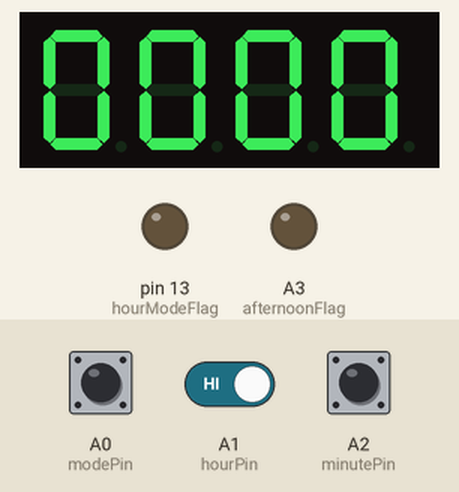
Recording of a sketch running on a simulated Arduino Uno, built with avr-gcc and run on an emulated ATmega328P. Parts: 4-digit seven-segment display, output pins drawn as LEDs (lit = HIGH). Wiring (inferred from the names in the program): BCD to 7-segment decoder: data pin 2, pin 3, pin 4, pin 5; 4-digit 7-segment display, segments lit when HIGH: segments Q0, Q1, Q2, Q3, Q4, Q5, Q6; digit selects pin 6, pin 7, pin 8, pin 9. The inputs (shaded band) are chosen by the test bench; at power-on: A0 (modePin) HIGH, A1 (hourPin) HIGH, A2 (minutePin) HIGH. The segment pins are drawn as the display they are named for; pins used as bus, display or sensor lines are not drawn.

Above: at 1.2 s.
1.3 s: A0 (modePin) pulled LOW for 0.15 s
At 1.6 s:
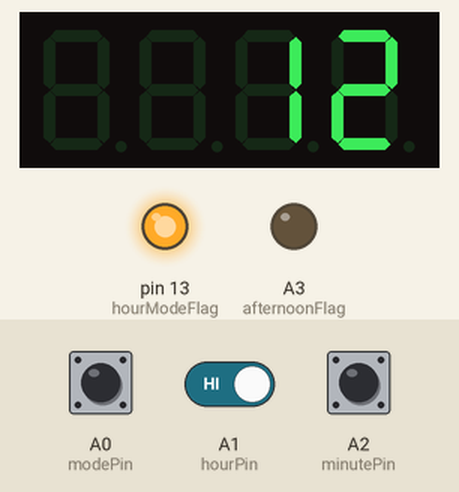
4.4 s: A1 (hourPin) driven LOW
At 5.2 s:
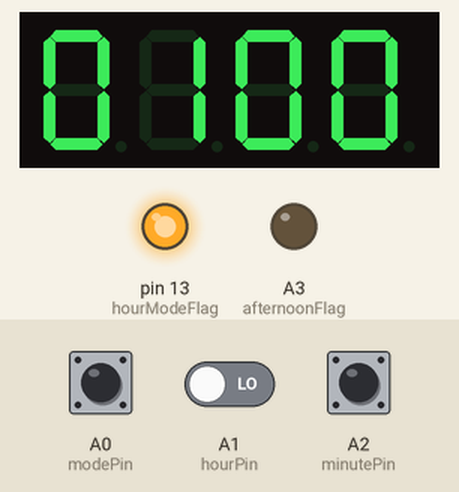
5.9 s: A2 (minutePin) pulled LOW for 0.15 s
At 6.3 s:
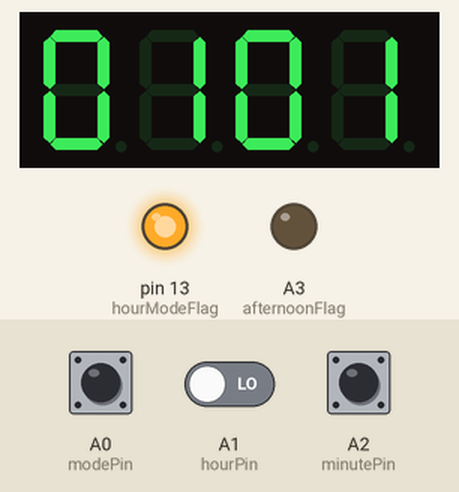
7.5 s: A0 (modePin) pulled LOW for 1 s
At 8.7 s:
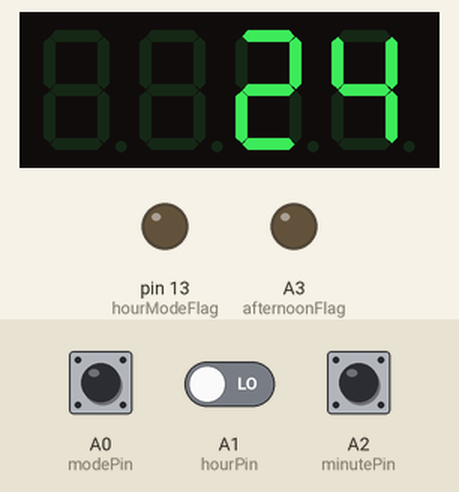
11.5 s: A2 (minutePin) pulled LOW for 1 s
At 13.0 s:
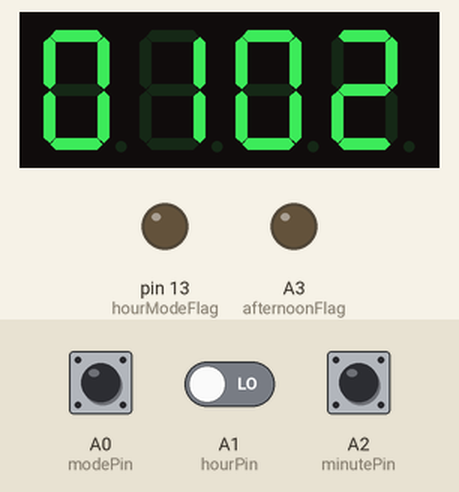
Timing chart, 0 to 14.5 s (numbered marks = the images above; inputs shaded):
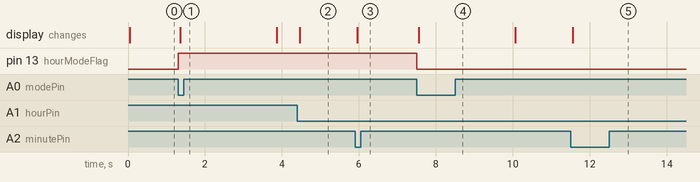

Measured:
- after the input at 1.3 s, pin 13 (hourModeFlag): LOW → HIGH at once; the display: changes after 0.06 s (image 1)
- after the input at 4.4 s, the display: changes after 0.06 s (image 2)
- after the input at 5.9 s, the display: changes after 0.06 s (image 3)
- after the input at 7.5 s, pin 13 (hourModeFlag): HIGH → LOW at once; the display: changes after 0.06 s (image 4)
- after the input at 11.5 s, the display: changes after 0.06 s (image 5)

The sketch:

nixie-clock-atmega8-dev-board-firmware-v1.3.ino
```cpp
// -------------------------------------------------------------------------------------- //
//                                ATmega8 clock firmware                                  //
//                               Test software version 1.3                                //
//                          Used in strip board protoype for ISP                          //
// -------------------------------------------------------------------------------------- //

bool colonState = false;                                             // Tracks the state of the colon seperator
bool prevColonState = false;                                         // Tracks the state colon was previously
bool resetButtonState = false;                                       // Tracks the state of the button
bool prevResetButtonState = false;                                   // Tracks the state button was previously
bool minuteButtonState = false;                                      // Tracks the state of the button
bool prevMinuteButtonState = false;                                  // Tracks the state button was previously
bool hourButtonState = false;                                        // Tracks the state of the button
bool prevHourButtonState = false;                                    // Tracks the state button was previously
bool modeButtonState = false;
bool prevModeButtonState = false;
bool afternoon = false;                                              // track the state of the hour mode setting
bool twelveHourMode = false;                                         // What hour format are we in
bool showMode = false;                                               // Show mode we are in or not?

byte digits[6] = {0, 0, 0, 0, 0, 0};                                 // Digits to display
byte counterSeconds = 0;                                             // Current seconds
byte counterMinutes = 0;                                             // current minutes
byte counterHours = 0;                                               // current hours
byte currentDigit = 0;                                               // Digit active - 0 to 5
byte twoDigitMultiplexCycle = 0;                                     // How many times through function are we?
byte twoDigitMultiplexIndex = 0;                                     // Which digit in function are we on?

const byte twoDigitMultiplexDuty = 3;
const byte bcdCodes[10][4] = {                                       // Array for BCD value of numbers
  {0,0,0,0}, // 0
  {1,0,0,0}, // 1
  {0,1,0,0}, // 2
  {1,1,0,0}, // 3
  {0,0,1,0}, // 4
  {1,0,1,0}, // 5
  {0,1,1,0}, // 6
  {1,1,1,0}, // 7
  {0,0,0,1}, // 8
  {1,0,0,1}  // 9
};

const int bcdPins[4] = {2, 3, 4, 5};                                 // BCD output pins
const int digitPins[6] = {6, 7, 8, 9, 10, 11};                       // Cathode pins
const int colonPin = 12;                                             // decimal point pin
//const int resetPin = A3;                                             // reset button input pin
const int hourPin = A1;                                              // hour increment input pin
const int minutePin = A2;                                            // minute increment input pin
const int modePin = A0;                                              // 12 or 12 hour mode selection
const int afternoonFlag = A3;
const int hourModeFlag = 13;

const unsigned int refreshInterval = 1000;                           // microseconds to display each digit (1mS)
const unsigned int timerInterval = 1000;                             // milliseconds for definition of a second (1000mS)
const unsigned int colonInterval = 500;                              // milliseconds for colon off/on time (500mS)
const unsigned int debounceDelay = 150;                              // time after button press to ignore inputs
const unsigned int showModeDuration = 2500;                          // how long to show which hour mode we switched too

unsigned long previousMicros = 0;                                    // last update time of multiplex
unsigned long previousMillis = 0;                                    // last update time of seconds count
unsigned long previousMillisColon = 0;                               // last update time of DP
unsigned long minuteButtonPrevPush = 0;                              // time when minute button was pressed last
unsigned long hourButtonPrevPush = 0;                                // time when hour button was pressed last
unsigned long modeButtonPrevPush = 0;                                // time when mode button was pressed last
unsigned long showModeStart = 0;                                     // when did we start showing hour mode on display

// ---------------------------------------------------- One time setup ------------------------------------------------------------------ //

void setup() {

     for (int i = 0; i < 4; i++) {
        pinMode(bcdPins[i], OUTPUT);                                  // use bcdPins const values as pin numbers
        pinMode(digitPins[i], OUTPUT);                                // use digitPins const values as pin numbers
        pinMode(colonPin, OUTPUT);                                    // decimal point between minutes and seconds
        //pinMode(resetPin, INPUT_PULLUP);
        pinMode(minutePin, INPUT_PULLUP);
        pinMode(modePin, INPUT_PULLUP);
        pinMode(afternoonFlag, OUTPUT);                               // debug only
        pinMode(hourModeFlag, OUTPUT);                                // debug only
        digitalWrite(digitPins[i], LOW);                              // set all digitPins off
        digitalWrite(colonPin, LOW);
  }
}

// ---------------------------------------------------- show hour mode when toggled ---------------------------------------------------- //

void hourModeDisplay() {

    if (showMode && (millis() - showModeStart > showModeDuration)) {
        showMode = false;                                              // time expired, go back to normal display
}

    if (showMode) {
        if (twelveHourMode) {
                                                                       // Display "12" on left two digits, blank others
           digits[0] = 0;                                              // 0 here = blank if your hardware supports it, otherwise set to 0
           digits[1] = 0;
           digits[2] = 1;
           digits[3] = 2;
           digits[4] = 0;
           digits[5] = 0;
        } else {
                                                                       // Display "24"
           digits[0] = 0;
           digits[1] = 0;
           digits[2] = 2;
           digits[3] = 4;
           digits[4] = 0;
           digits[5] = 0;
        }
    }
}

// ---------------------------------------------------- development debug -------------------------------------------------------------- //

void debugLED() {

  digitalWrite(afternoonFlag, afternoon);
  digitalWrite(hourModeFlag, twelveHourMode);

}

// ---------------------------------------------------- hour button handler ------------------------------------------------------------- //

void hourButtonHandler() {

  counterHours = (counterHours + 1) % 24;                              // increment safely, wrap at 24, else counts past 24 and must wait

  digits[0] = counterHours / 10;                                       // until timer function picks up for us, this does it immedietly
  digits[1] = counterHours % 10;
}


// ---------------------------------------------------- minute button handler ----------------------------------------------------------- //

void minuteButtonHandler() {

  counterMinutes = (counterMinutes + 1) % 60;                          // increment safely, wrap at 60, else counts past 60 and must wait
  digits[2] = counterMinutes / 10;                                     // until timer function picks up for us, this does it immedietly
  digits[3] = counterMinutes % 10;
}

// ---------------------------------------------------- reset button handler ------------------------------------------------------------ //

void resetHandler() {

    counterSeconds = 0;                                                // reset counters
    counterMinutes = 0;
    counterHours = 0;
    digits[0] = 0;                                                     // reset digits loaded into multiplex routine
    digits[1] = 0;
    digits[2] = 0;
    digits[3] = 0;
    digits[4] = 0;
    digits[5] = 0;
    previousMillis = millis();                                         // reset comparison time
    previousMillisColon = millis();
    colonState = false;                                                // forces colon into known state for restart
}

// ---------------------------------------------------- multiplex showMode ------------------------------------------------------------- //

void showModeMultiplex() {

// ===================================================================================================================================== //
//
// This function is here to correct the brightness increase when only showing two digits. With 2 digits, each get a duty of (100/2)%
// This compared to (100/6)% causes a brightness increase. This function cycles through the unused digits as if they were being displayed.
// The time for time the loops where digits are not displayed, is not the same as for when they are being displayed. This is due to the
// digitalWrites not being done. The difference is minimal and I can't tell a difference. It works well enough. Written with the help of
// AI and me sanity checking what is going on as it couldn't get it quite right. I'm slowly learning and less dependant on AI from when
// I started this. The function could be a lot simpler if I had spare output pins to blank the CD4511. I do have spare pins, but I don't
// want to waste them on a such little used function as the hour mode display.
//
// ===================================================================================================================================== //

    if (micros() - previousMicros >= refreshInterval) {                 // Check time passed since digit was activated
        previousMicros += refreshInterval; {                            // drew code appplied here too from timer func
            digitalWrite(digitPins[0], LOW);
            digitalWrite(digitPins[1], LOW);
            digitalWrite(digitPins[2], LOW);
            digitalWrite(digitPins[3], LOW);
            digitalWrite(digitPins[4], LOW);
            digitalWrite(digitPins[5], LOW);
        }

        int digitPin = 2  + twoDigitMultiplexIndex;                     // setup interger and assign value of 2 + twoDigitMultiplexIndex eg 2+0=2
        int num = digits[digitPin];                                     // setup interger num as number from byte selected from above

        for (int j = 0; j < 4; j++) {                                   // Count through BCD outputs as in normal multiplex function
            digitalWrite(bcdPins[j], bcdCodes[num][j]);
        }

        twoDigitMultiplexCycle++;                                       // Increment cycle count for this function
        if (twoDigitMultiplexCycle >= twoDigitMultiplexDuty) {          // If it's greater than the duty cycle const
            twoDigitMultiplexCycle = 0;                                 // then 0
        }
        if (twoDigitMultiplexCycle == 0) {                              // If we are at 0, then we can display some digits.
            digitalWrite(digitPins[digitPin], HIGH);                    // Whenever on cycle 1 or 2, no digits displayed. keeps brightness correct
        }

        twoDigitMultiplexIndex++;                                       // increment the count for which digit to display
        if (twoDigitMultiplexIndex > 1) {                               // if we are past 1, then reset
            twoDigitMultiplexIndex = 0;
        }

        bool colonOutputRequired = (!colonState && !resetButtonState);  // Checks if time up and change colon state
        if (colonOutputRequired != prevColonState) {                    // colonstate already worked out, much faster and in time
            digitalWrite(colonPin, colonOutputRequired ? HIGH : LOW);   // only perform digitalwrite when needed, not every loop
            prevColonState = colonOutputRequired;                       // saves cpu time
        }
    }
}

// ---------------------------------------------------- multiplexing routine ------------------------------------------------------------ //

void multiplex() {

    if (micros() - previousMicros >= refreshInterval) {                 // Check time passed since digit was activated
        previousMicros += refreshInterval; {                            // drew code appplied here too from timer func
            digitalWrite(digitPins[0], LOW);
            digitalWrite(digitPins[1], LOW);
            digitalWrite(digitPins[2], LOW);
            digitalWrite(digitPins[3], LOW);
            digitalWrite(digitPins[4], LOW);
            digitalWrite(digitPins[5], LOW);
            }

       int num = digits[currentDigit];                                    // Load BCD for current digit
       for (int i = 0; i < 4; i++) {
            digitalWrite(bcdPins[i], bcdCodes[num][i]);
            }

       bool colonOutputRequired = (!colonState && !resetButtonState);     // Checks if time up and change colon state
       if (colonOutputRequired != prevColonState) {                       // colonstate already worked out, much faster and in time
            digitalWrite(colonPin, colonOutputRequired ? HIGH : LOW);     // only perform digitalwrite when needed, not every loop
            prevColonState = colonOutputRequired;                         // saves cpu time
            }

       digitalWrite(digitPins[currentDigit], HIGH);                       // Turn display on for new digit
       currentDigit++;                                                    // Cycle to next digit

       if (currentDigit >= 6) {
            currentDigit = 0;
            }
    }
}
// ---------------------------------------------------- Count one second routine & assign digits ---------------------------------------- //

void timer() {

    byte displayHours = counterHours;

    if (millis() - previousMillis >= timerInterval) {                  // if current time - previous time greater than timerinterval
    previousMillis += timerInterval;                                   // timerinterval added to previousmillis
    counterSeconds++;                                                  // loop execution time is unknown
    }

    if (counterSeconds >= 60) {                                        // if 60 seconds pass, wrap around and increment minutes
      counterSeconds = 0;
      counterMinutes++;
    }
                                                                       // convert counter values
    digits[4] = (counterSeconds / 10) % 10;                            // divide counter by 10, divide by 10, give remainder
    digits[5] = (counterSeconds % 10);                                 // divide by 10, give remainder

    if (counterMinutes >= 60) {                                        // if 60 minutes pass, wrap around and increment hours
      counterMinutes = 0;
      counterHours++;
    }

    digits[2] = (counterMinutes / 10) % 10;                            // divide counter by 10, divide by 10, give remainder
    digits[3] = (counterMinutes % 10);                                 // divide by 10, give remainder

    if (twelveHourMode && counterHours > 12) {
      displayHours -= 12;
    }

    if (twelveHourMode && counterHours == 0) {
      displayHours = 12;
    }

    if (counterHours >= 12 && counterHours <= 23) {
      afternoon = true;
    } else {
      afternoon = false;
    }

    digits[0] = (displayHours / 10) %10;                               // divide counter by 10, divide by 10, give remainder
    digits[1] = (displayHours % 10);                                   // divide by 10, give remainder

}

// --------------------------------------------------- Colon timer ---------------------------------------------------------------------- //

void blinkColon() {
                                                                        // figure out colon state out of multiplex loop for timing
  unsigned long now = millis();                                         // with the state known before going into the loop

  if (now - previousMillisColon < colonInterval) return;
      previousMillisColon = now;
      colonState = !colonState;
}

// ---------------------------------------------------- Main program -------------------------------------------------------------------- //

void loop() {

  unsigned long currentButtonReferenceTime = millis();                  // log time into variable for comparing with last time button pressed

  if (!showMode) {
    multiplex();
  } else {
    showModeMultiplex();
  }

  blinkColon();

//    resetButtonState = !digitalRead(resetPin);
//    if (resetButtonState && !prevResetButtonState) {
//      resetHandler();
//  } prevResetButtonState = resetButtonState;

    modeButtonState = !digitalRead(modePin);
    if (modeButtonState && !prevModeButtonState && (currentButtonReferenceTime - modeButtonPrevPush > debounceDelay)) {
      twelveHourMode = !twelveHourMode;
      modeButtonPrevPush = currentButtonReferenceTime;
      showMode = true;
      showModeStart = millis();
  } prevModeButtonState = modeButtonState;

    minuteButtonState = !digitalRead(minutePin);
    if (minuteButtonState && !prevMinuteButtonState && (currentButtonReferenceTime - minuteButtonPrevPush > debounceDelay)) {
      minuteButtonHandler();
      minuteButtonPrevPush = currentButtonReferenceTime;
  } prevMinuteButtonState = minuteButtonState;

// ++++++++++++++++++++++++++++++++++++++++++++++++++++++++++++++++++++++++++++++++++++++++++++++++++++++++++++++++++++++++++++++++++++++ //
// unsigned long currentButtonReferenceTime = millis();
//
//    grab current time at start of loop running, stick it in currentButtonReferenceTime
//
// minuteButtonState = !digitalRead(minutePin);
//
//    each time loop function runs, the IO register is read. The inverse of its state is set into minuteButtonState
//
// if (minuteButtonState && !prevMinuteButtonState && (currentButtonReferenceTime - minuteButtonPrevPush > debounceDelay)) {
//
//    if the button state is true and the previous button state is false and, when the loop ran it grabbed current time - time when button
//    was last pressed, is greater than 50, goto function.
//    eg. 400ms system time - 20ms system time at last push = 380ms > 50ms, then goto function
//
// minuteButtonPrevPush = currentButtonReferenceTime;
//
//    After running function of button handler, the time of this latest button push is saved in minuteButtonPrevPush.
//
// } prevMinuteButtonState = minuteButtonState;
//
//    Regardless of if the function ran or not, the previous button state is recorded to whatever the current state is.
//    Every loop without button pressed will record that no button is pressed. This makes the previous logic only work once per loop.
// ++++++++++++++++++++++++++++++++++++++++++++++++++++++++++++++++++++++++++++++++++++++++++++++++++++++++++++++++++++++++++++++++++++++ //

      hourButtonState = !digitalRead(hourPin);
    if (hourButtonState && !prevHourButtonState && (currentButtonReferenceTime - hourButtonPrevPush > debounceDelay)) {
      hourButtonHandler();
      hourButtonPrevPush = currentButtonReferenceTime;
  } prevHourButtonState = hourButtonState;

  timer();
  hourModeDisplay();
  debugLED();

}
```
